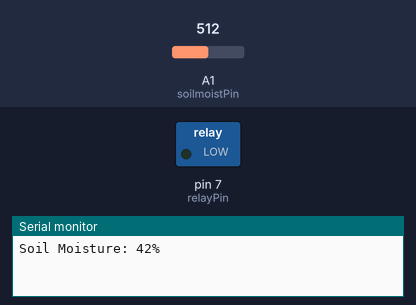
This program was run on a simulated Arduino Uno, built with avr-gcc and run on an emulated ATmega328P. Shown: switched loads named in the program (green lamp = pin HIGH), the last lines printed to the serial monitor. Inputs (shaded band) come from the test bench; at power-on: A1 (soilmoistPin) = 512.

Above: at 0.1 s.
At 1.1 s:
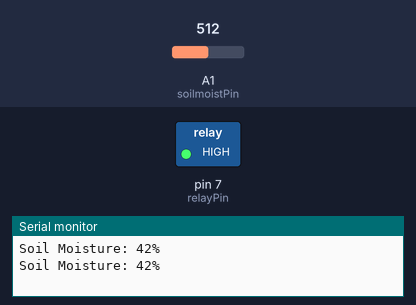
Timing chart, 0 to 2.6 s (numbered marks = the images above):
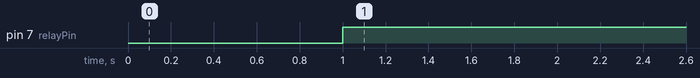

Measured:
- by itself, pin 7 (relayPin): LOW → HIGH at 1.0 s

The program:

main.cpp
```cpp
#include <Arduino.h>

// put function declarations here:
#define soilmoistPin A1
int dry = 294;
int wet = 670;
int SoilValue;
const int relayPin = 7;
void setup()
{
  Serial.begin(9600);
  pinMode(relayPin, OUTPUT);
}
void soilCount()
{
  int soilmoist = analogRead(soilmoistPin);
  int soilMoistPercent = map(soilmoist, wet, dry, 0, 100);
  soilMoistPercent = constrain(soilMoistPercent, 0, 100);
  Serial.print("Soil Moisture: ");
  Serial.print(soilMoistPercent);
  // SoilValue = soilMoistPercent;
  Serial.println("%");
  delay(1000);
}

void relayDC(){
  if(SoilValue < 50){
    digitalWrite(relayPin, HIGH);
  }
  else{
    digitalWrite(relayPin, LOW);
  }
}

void loop()
{
  soilCount();
  relayDC();
}
```
